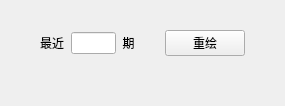
             <widget class="QWidget" name="yinYangBarChartTab">
              <attribute name="title">
               <string>柱形图</string>
              </attribute>
              <layout class="QVBoxLayout" name="yinYangBarChartTabLayout">
               <property name="spacing">
                <number>0</number>
               </property>
               <property name="leftMargin">
                <number>0</number>
               </property>
               <property name="topMargin">
                <number>0</number>
               </property>
               <property name="rightMargin">
                <number>0</number>
               </property>
               <property name="bottomMargin">
                <number>0</number>
               </property>
               <item>
                <layout class="QHBoxLayout" name="horizontalLayout_34">
                 <property name="sizeConstraint">
                  <enum>QLayout::SetDefaultConstraint</enum>
                 </property>
                 <property name="topMargin">
                  <number>30</number>
                 </property>
                 <property name="bottomMargin">
                  <number>50</number>
                 </property>
                 <item>
                  <spacer name="horizontalSpacer_51">
                   <property name="orientation">
                    <enum>Qt::Horizontal</enum>
                   </property>
                   <property name="sizeHint" stdset="0">
                    <size>
                     <width>40</width>
                     <height>20</height>
                    </size>
                   </property>
                  </spacer>
                 </item>
                 <item>
                  <widget class="QLabel" name="label_61">
                   <property name="sizePolicy">
                    <sizepolicy hsizetype="Minimum" vsizetype="Fixed">
                     <horstretch>0</horstretch>
                     <verstretch>0</verstretch>
                    </sizepolicy>
                   </property>
                   <property name="text">
                    <string>最近  </string>
                   </property>
                  </widget>
                 </item>
                 <item>
                  <widget class="QLineEdit" name="yinYangBarChartLimit">
                   <property name="sizePolicy">
                    <sizepolicy hsizetype="Fixed" vsizetype="Fixed">
                     <horstretch>0</horstretch>
                     <verstretch>0</verstretch>
                    </sizepolicy>
                   </property>
                   <property name="maximumSize">
                    <size>
                     <width>45</width>
                     <height>16777215</height>
                    </size>
                   </property>
                  </widget>
                 </item>
                 <item>
                  <widget class="QLabel" name="label_62">
                   <property name="sizePolicy">
                    <sizepolicy hsizetype="Minimum" vsizetype="Fixed">
                     <horstretch>0</horstretch>
                     <verstretch>0</verstretch>
                    </sizepolicy>
                   </property>
                   <property name="text">
                    <string>  期</string>
                   </property>
                  </widget>
                 </item>
                 <item>
                  <spacer name="horizontalSpacer_52">
                   <property name="orientation">
                    <enum>Qt::Horizontal</enum>
                   </property>
                   <property name="sizeType">
                    <enum>QSizePolicy::Fixed</enum>
                   </property>
                   <property name="sizeHint" stdset="0">
                    <size>
                     <width>30</width>
                     <height>20</height>
                    </size>
                   </property>
                  </spacer>
                 </item>
                 <item>
                  <widget class="QPushButton" name="repaintYinYangBarChartButton">
                   <property name="text">
                    <string>重绘</string>
                   </property>
                  </widget>
                 </item>
                 <item>
                  <spacer name="horizontalSpacer_53">
                   <property name="orientation">
                    <enum>Qt::Horizontal</enum>
                   </property>
                   <property name="sizeHint" stdset="0">
                    <size>
                     <width>40</width>
                     <height>20</height>
                    </size>
                   </property>
                  </spacer>
                 </item>
                </layout>
               </item>
              </layout>
             </widget>
